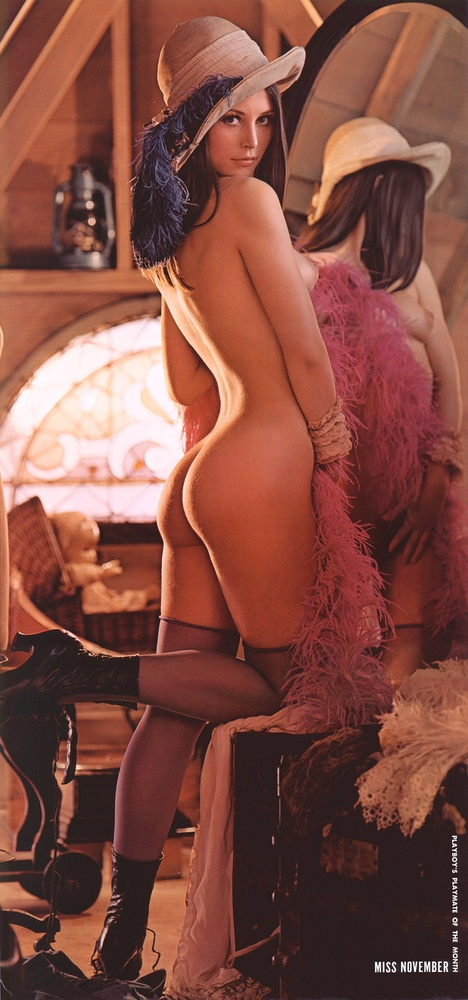
//> input picture images/1972-11_Lenna_Soderberg.jpg, 468 x 1000 px, shrunk from 1084 x 2318 before the run, given in place of , which was not available
$ ./edge_simple   (built with g++ and OpenCV 4)
//> lines starting //> are read from the running program, lines starting //| are printed output that depends on the picture; after the words box and inside, x2 and y2 are one past the last pixel; in counts of white or black regions, pixels touching at a corner belong together; pictures that were not available may be replaced by others from this repository, and a replacement may not be noted
#include "opencv2/imgproc/imgproc.hpp"
#include "opencv2/highgui/highgui.hpp"

#include <iostream>
#include <fstream>
#include <stdlib.h>
#include <string.h>

using namespace cv;
using namespace std;

int edgeThresh = 1;
int blurFactor = 3;
Mat image_empty, image_full;
Mat image_empty_gray, image_full_gray;
Mat image, gray, edge, cedge;
vector<vector<Point> > contours;

// define a trackbar callback
void onTrackbar(int, void*)
{
	if(blurFactor > 0)
		blur(gray, edge, Size(blurFactor,blurFactor));

	imshow("Bluring", edge);

	// Run the edge detector on grayscale
	Canny(edge, edge, edgeThresh, edgeThresh*3, 3);
	cedge = Scalar::all(0);

	findContours( edge, contours, CV_RETR_LIST, CV_CHAIN_APPROX_TC89_L1);
	drawContours( cedge, contours, -1, Scalar(128,255,255), 1, CV_AA);

	//threshold(image, cedge, (double)edgeThresh, 256, THRESH_BINARY);

	//image.copyTo(cedge, edge);

	imshow("Edge map", cedge);
}

const char* keys =
{
	"{1| |fruits.jpg|input image name}"
};

double x_to_robot(int x)
{
	return (-x/(double)2.);
}

double y_to_robot(int y)
{
	return (y/(double)2.);
}


int main( int argc, const char** argv )
{
	CommandLineParser parser(argc, argv, keys);
	string filename = parser.get<string>("1");

	image = imread(filename, 1);
//> image is the input picture: 1000 rows x 468 cols, CV_8UC3; mean B, G, R 66, 76.8, 131
	if(image.empty()) {
		cout << "Cannot read image file: " << filename.c_str() << endl;
		return -1;
	}
    cedge.create(image.size(), image.type());
    cvtColor(image, gray, CV_BGR2GRAY);
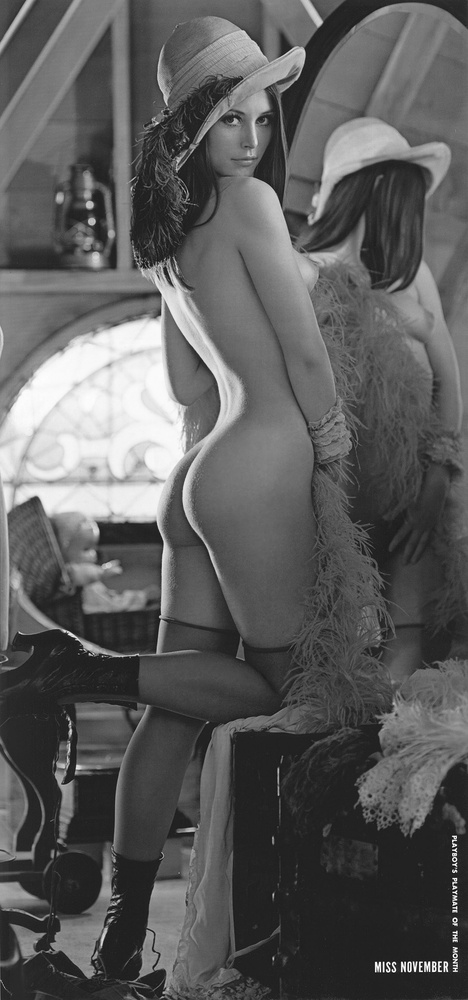
//> gray: 1000 rows x 468 cols, CV_8UC1; min 2, max 255, mean 91.8

	// [19 lines of commented-out code are left out]
	namedWindow("Bluring", 1);
	namedWindow("Edge map", 1);

	//imshow("Edge map", cedge);
	//createTrackbar("threshold", "Edge map", &edgeThresh, 100, onTrackbar);

	// create a toolbar
	createTrackbar("Canny threshold", "Edge map", &edgeThresh, 100, onTrackbar);
	createTrackbar("Blur", "Bluring", &blurFactor, 15, onTrackbar);

	// Show the image
	onTrackbar(0, 0);
//> in onTrackbar, `Canny(edge, edge, edgeThresh, edgeThresh*3, 3);`:
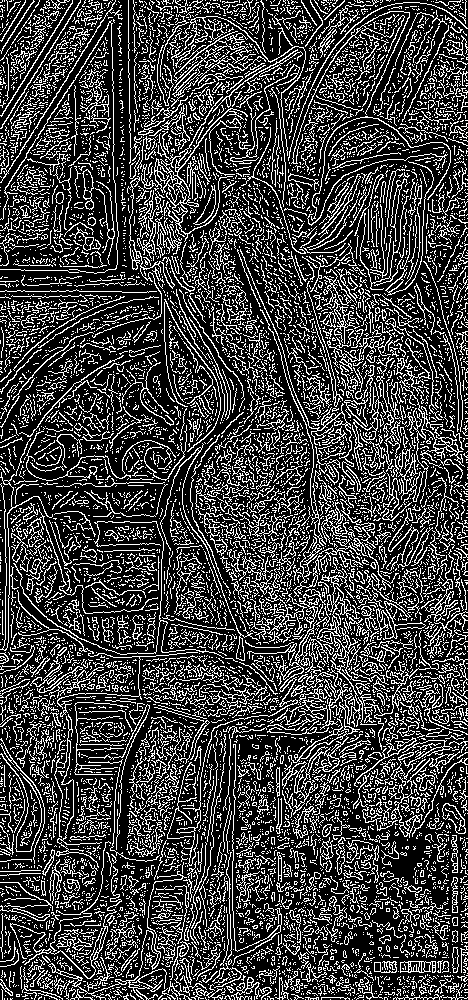
//> edge: 1000 rows x 468 cols, CV_8UC1; 25.3% white in thin lines or dots
//> in onTrackbar, `findContours( edge, contours, CV_RETR_LIST, CV_CHAIN_APPROX_TC89_L1);`: contours = 10424 contours, 9862 with area under 20; largest, box (x1, y1, x2, y2) and area: (141, 96, 248, 242) 1353, (172, 31, 266, 97) 804, (176, 620, 317, 866) 520, (317, 557, 354, 644) 493, (400, 384, 465, 492) 427
//> in onTrackbar, `drawContours( cedge, contours, -1, Scalar(128,255,255), 1, CV_AA);`:
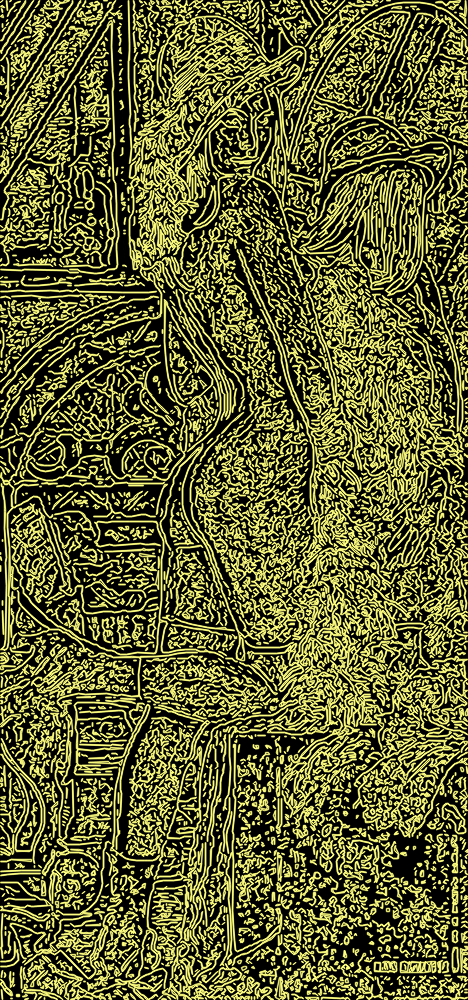
//> cedge: 1000 rows x 468 cols, CV_8UC3; mean B, G, R 47.9, 95.9, 95.9

	// Wait for a key stroke; the same function arranges events processing
	waitKey(0);

	//imwrite("edge.png", cedge);

	//FILE *output_file = fopen ("output.drawing", "wt");
	ofstream output_file;
	output_file.open("output.v2");

	output_file << ".PROGRAM drawimage()" << endl;
	output_file << "       SET origin = TRANS(280,-80,198,0,180,0) ; Set the coordinates of the center of the circle" << endl;
	output_file << "       punch = 11.5" << endl;
	output_file << "       SPEED 250 MMPS ALWAYS" << endl;
	output_file << "       ACCEL 170, 170" << endl;
	output_file << "       COARSE 150 ALWAYS" << endl;
	output_file << "       MOVES origin ; Move linearly to the center of the workspace" << endl;
	output_file << "       BREAK ; Wait until destination has been reached" << endl << endl;

	vector<Point> segment;
	std::vector<vector<Point> >::size_type i;
	std::vector<Point>::size_type j;
	std::vector<Point>::size_type size, last;

	for(i = 0; i != contours.size(); i++) {
		segment = contours[i];
		size = segment.size();

		cout << "Segment :" << endl;
		output_file << "CALL moveto(" << x_to_robot(segment[0].y) << "," << y_to_robot(segment[0].x) << ", 0)" << endl;

		last = size-1;//min(size-1, size/2+4);
		for(j = 0; j <= last; j+=2) {
			cout << "\tx:" << segment[j].x << " y:" << segment[j].y << endl;
			output_file << "CALL moveto(" << x_to_robot(segment[j].y) << "," << y_to_robot(segment[j].x) << ", punch)" << endl;
		}

		output_file << "CALL moveto(" << x_to_robot(segment[last].y) << "," << y_to_robot(segment[last].x) << ", punch)" << endl;
		output_file << "CALL moveto(" << x_to_robot(segment[last].y) << "," << y_to_robot(segment[last].x) << ", 0)" << endl << endl;
	}
//> this loop made 10424 passes
//> (segment, size, last) on passes 1 to 3: (1 Point (x, y): [461, 999], 1, 0), (1 Point (x, y): [442, 999], 1, 0), (1 Point (x, y): [363, 999], 1, 0)
//| Segment :
//| Segment :
//| Segment :
//| Segment :
//| Segment :
//| Segment :
//| Segment :
//| Segment :
//> (output is shown up to pass 8 of 10424)

	output_file << "MOVES origin" << endl;
	output_file << "BREAK" << endl << endl;

	output_file << ".END";

	output_file.close();
	return 0;
}

$ run again, on images/baboon.jpg
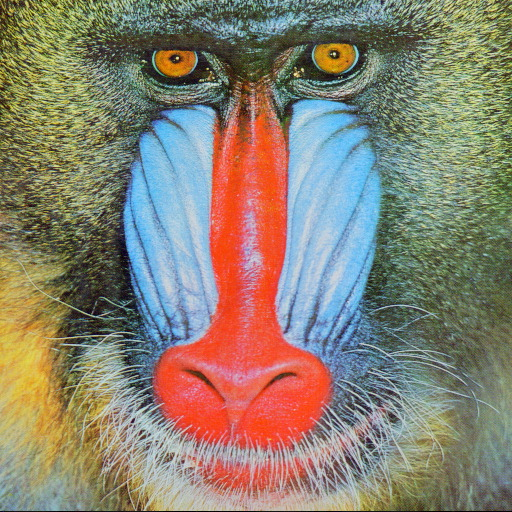
//> input picture images/baboon.jpg, 512 x 512 px, given in place of , which was not available
//> image is the input picture: 512 rows x 512 cols, CV_8UC3; mean B, G, R 112.9, 129.1, 137.1
//> in onTrackbar, `Canny(edge, edge, edgeThresh, edgeThresh*3, 3);`:
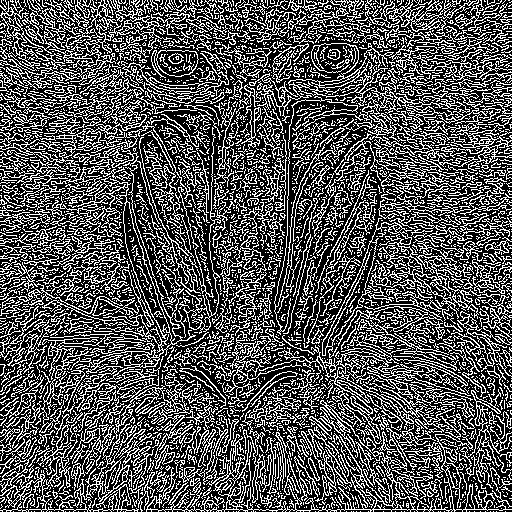
//> edge: 512 rows x 512 cols, CV_8UC1; 33.3% white in thin lines or dots
//> contours = 4890 contours, 4372 with area under 20; largest, box (x1, y1, x2, y2) and area: (0, 145, 196, 381) 5984, (146, 335, 512, 512) 5535, (0, 377, 218, 512) 3190, (322, 218, 481, 358) 2920, (241, 43, 512, 335) 2848
//> in onTrackbar, `drawContours( cedge, contours, -1, Scalar(128,255,255), 1, CV_AA);`:
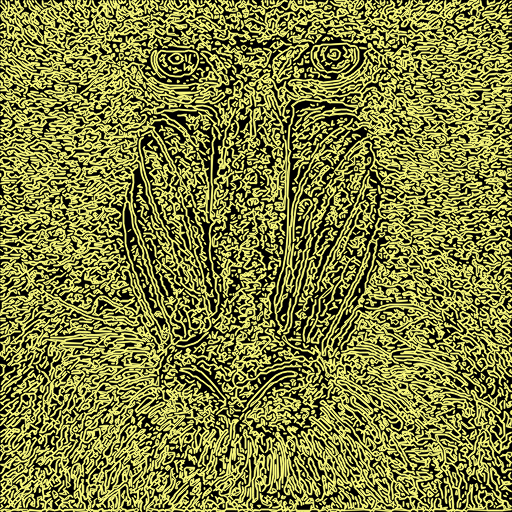
//> cedge: 512 rows x 512 cols, CV_8UC3; mean B, G, R 64.2, 128.4, 128.4
//> the loop `for(i = 0; i != contours.size(); i++)` made 4890 passes
//> segment on passes 1 to 3: 1 Point (x, y): [505, 511], 1 Point (x, y): [496, 511], 1 Point (x, y): [493, 511]
//> (printed output is left out)

$ run again, on images/building.jpg
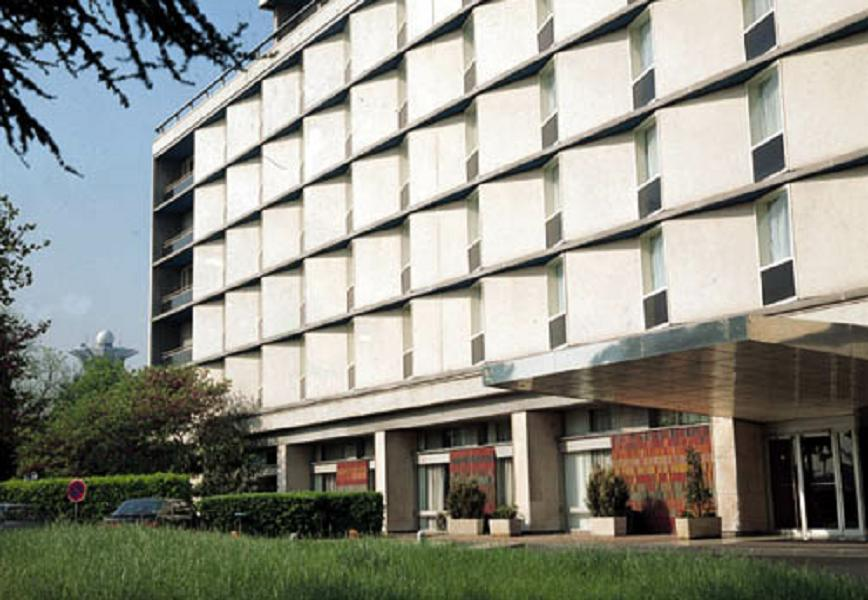
//> input picture images/building.jpg, 868 x 600 px, given in place of , which was not available
//> image is the input picture: 600 rows x 868 cols, CV_8UC3; mean B, G, R 133.7, 143.6, 142.9
//> in onTrackbar, `Canny(edge, edge, edgeThresh, edgeThresh*3, 3);`:
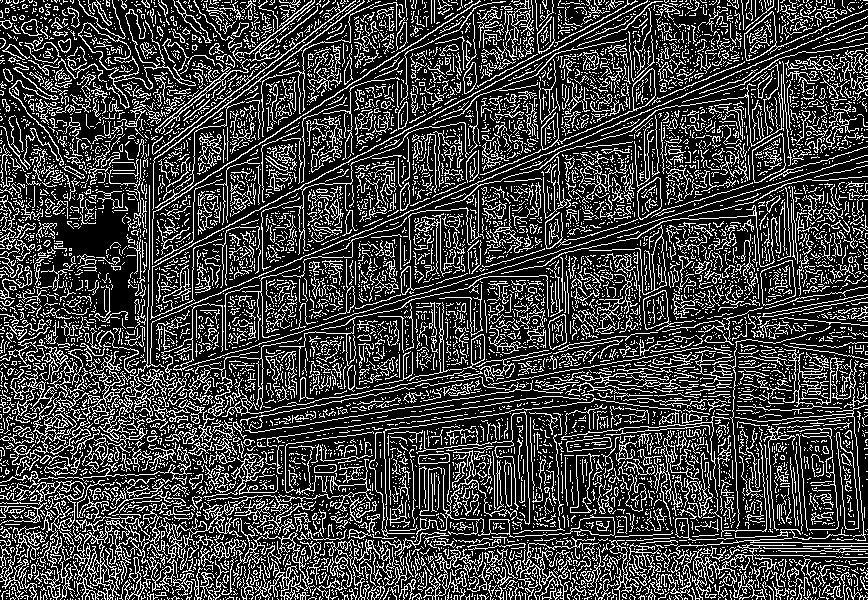
//> edge: 600 rows x 868 cols, CV_8UC1; 25.3% white in thin lines or dots
//> contours = 9762 contours, 9066 with area under 20; largest, box (x1, y1, x2, y2) and area: (78, 0, 196, 109) 1714, (78, 22, 139, 79) 1362, (760, 260, 796, 306) 1198, (760, 260, 796, 306) 1178, (836, 432, 859, 530) 1168
//> in onTrackbar, `drawContours( cedge, contours, -1, Scalar(128,255,255), 1, CV_AA);`:
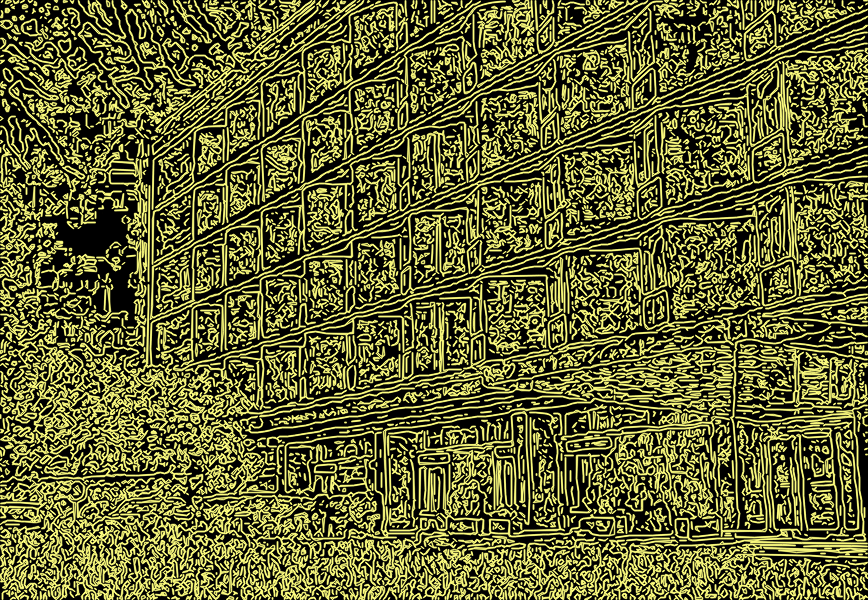
//> cedge: 600 rows x 868 cols, CV_8UC3; mean B, G, R 49.4, 98.9, 98.9
//> the loop `for(i = 0; i != contours.size(); i++)` made 9762 passes
//> (segment, size, last) on passes 1 to 3: (1 Point (x, y): [867, 599], 1, 0), (1 Point (x, y): [803, 599], 1, 0), (1 Point (x, y): [752, 599], 1, 0)
//> (printed output is left out)
